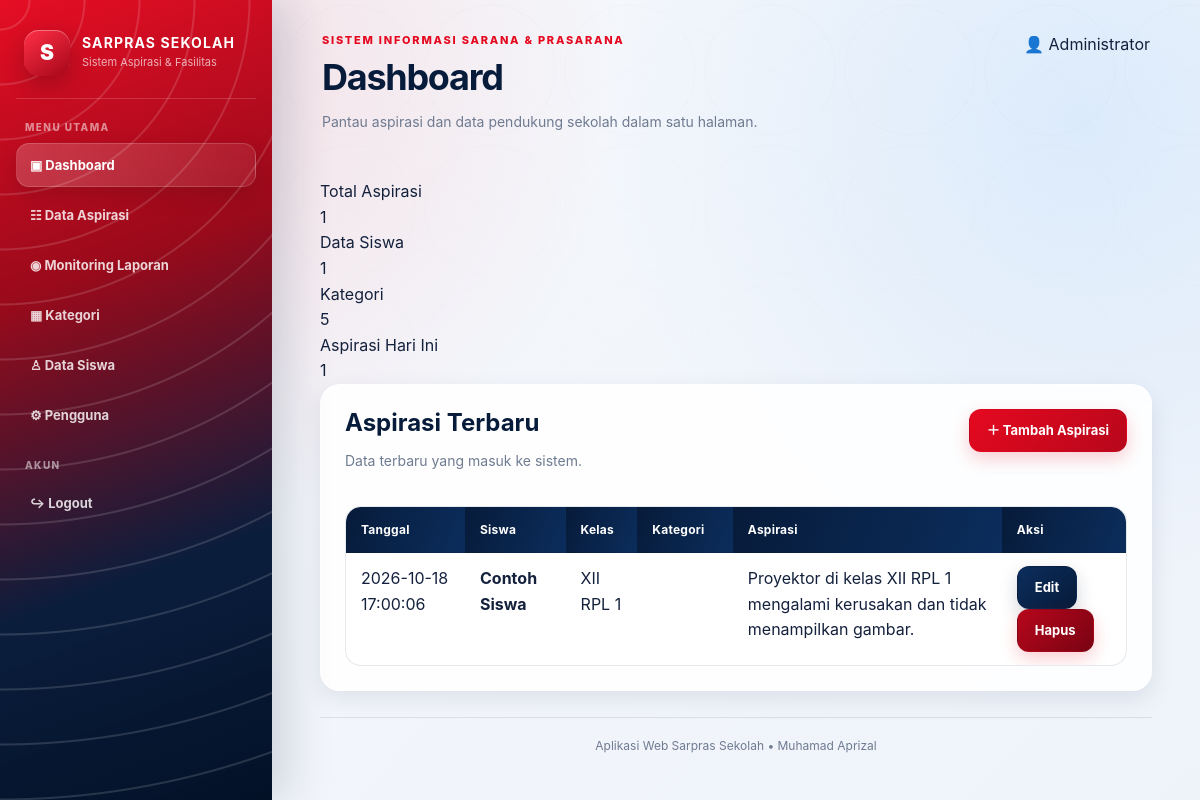
/index.php (signed in), run on the app's committed database.
### tables this page shows
CREATE TABLE `id_aspirasi` (
    `id_aspirasi` INT AUTO_INCREMENT PRIMARY KEY,
    `tanggal` DATETIME NOT NULL,
    `id_siswa` INT NOT NULL,
    `kategori` VARCHAR(100) NOT NULL,
    `isi_aspirasi` TEXT NOT NULL,
    `status` ENUM('Menunggu','Diproses','Selesai','Ditolak') NOT NULL DEFAULT 'Menunggu',
    CONSTRAINT `fk_aspirasi_siswa`
        FOREIGN KEY (`id_siswa`) REFERENCES `siswa`(`id_siswa`)
        ON UPDATE CASCADE ON DELETE CASCADE,
    INDEX (`id_siswa`),
    INDEX (`status`)
);

CREATE TABLE `siswa` (
    `id_siswa` INT AUTO_INCREMENT PRIMARY KEY,
    `nisn` VARCHAR(20) NOT NULL UNIQUE,
    `nama_siswa` VARCHAR(100) NOT NULL,
    `kelas` VARCHAR(30) NOT NULL,
    `jurusan` VARCHAR(100) NOT NULL,
    `alamat` TEXT NULL,
    `password` VARCHAR(255) NOT NULL,
    `created_at` TIMESTAMP DEFAULT CURRENT_TIMESTAMP
);

### index.php (the view, shortened to what this page needs)
<?php
include "conection.php";
function total($conn,$table) {
    $r =$conn->query("SELECT COUNT(*) c FROM `$table`");
    return $r ? (int)$r->fetch_assoc()['c'] : 0;
}
$asp = total($conn, 'id_aspirasi');
$sis = total($conn, 'siswa');
$kat = total($conn, 'kategori');
$today_query =$conn->query("SELECT COUNT(*) c FROM id_aspirasi WHERE DATE(tanggal) = CURDATE()");
$today =$today_query->fetch_assoc()['c'];
$recent =$conn->query("
    SELECT a.id_aspirasi, a.tanggal, a.kategori, a.isi_aspirasi, s.nama_siswa, s.kelas
    FROM id_aspirasi a
    JOIN siswa s ON s.id_siswa = a.id_siswa
    ORDER BY a.id_aspirasi DESC
    LIMIT 6
");
?>
<!doctype html>
<html lang="id">
<head>
    <link rel="stylesheet" href="./data.css?v=spiderman2026">
</head>
<body>
    <div class="app">
        <?php include "header.php"; ?>
        <div class="topbar">
            <div>
                <p class="eyebrow">SISTEM INFORMASI SARANA & PRASARANA</p>
                <h1>Dashboard</h1>
                <p class="subtitle">Pantau aspirasi dan data pendukung sekolah dalam satu halaman.</p>
            </div>
            <div class="userbox">
                👤 <?= htmlspecialchars($_SESSION['nama_lengkap'] ?? $_SESSION['username'] ?? 'Admin') ?>
            </div>
        </div>
        <div class="grid">
            <div class="stat">
                <div class="label">Total Aspirasi</div>
                <div class="num"><?= $asp ?></div>
            </div>
            <div class="stat">
                <div class="label">Data Siswa</div>
                <div class="num"><?= $sis ?></div>
            </div>
            <div class="stat">
                <div class="label">Kategori</div>
                <div class="num"><?= $kat ?></div>
            </div>
            <div class="stat">
                <div class="label">Aspirasi Hari Ini</div>
                <div class="num"><?= $today ?></div>
            </div>
        </div>
        <div class="card">
            <div class="card-head">
                <div>
                    <h2>Aspirasi Terbaru</h2>
                    <p class="subtitle">Data terbaru yang masuk ke sistem.</p>
                </div>
                <a class="btn btn-primary" href="tambah.php">＋ Tambah Aspirasi</a>
            </div>
            <div class="table-wrap">
                <table>
                    <thead>
                        <tr>
                            <th>Tanggal</th>
                            <th>Siswa</th>
                            <th>Kelas</th>
                            <th>Kategori</th>
                            <th>Aspirasi</th>
                            <th>Aksi</th>
                        </tr>
                    </thead>
                    <tbody>
                        <?php if ($recent &&$recent->num_rows): ?>
                            <?php while ($r =$recent->fetch_assoc()): ?>
                                <tr>
                                    <td><?= htmlspecialchars($r['tanggal']) ?></td>
                                    <td><b><?= htmlspecialchars($r['nama_siswa']) ?></b></td>
                                    <td><?= htmlspecialchars($r['kelas']) ?></td>
                                    <td><span class="badge"><?= htmlspecialchars($r['kategori']) ?></span></td>
                                    <td><?= nl2br(htmlspecialchars($r['isi_aspirasi'])) ?></td>
                                    <td>
                                        <a class="btn-edit" href="edit.php?id=<?= $r['id_aspirasi'] ?>">Edit</a>
                                        <a class="btn-hapus" href="hapus.php?id=<?= $r['id_aspirasi'] ?>" onclick="return confirm('Hapus aspirasi ini?')">Hapus</a>
                                    </td>
                                </tr>
                            <?php endwhile; ?>
                        <?php else: ?>
                            <tr>
                                <td colspan="6" class="empty">Belum ada aspirasi.</td>
                            </tr>
                        <?php endif; ?>
                    </tbody>
                </table>
            </div>
        </div>
        <?php include "footer.php"; ?>
    </div>
</body>
</html>

### data.css (style rules this page uses)
:root { --sp-red:#e50920; --sp-red-dark:#a70718; --sp-blue:#071b3a; --sp-blue-2:#0b2d5c; --sp-cyan:#1d8cff; --ink:#14213d; --muted:#6f7b91; --surface:rgba(255,255,255,.88); --surface-solid:#ffffff; --line:rgba(20,33,61,.10); --shadow:0 18px 50px rgba(7,27,58,.12); --shadow-soft:0 8px 24px rgba(7,27,58,.09); --radius:20px; --ease:cubic-bezier(.22,1,.36,1); }
*, *::before, *::after { box-sizing:border-box; }
html { scroll-behavior:smooth; }
body { margin:0; min-height:100vh; color:var(--ink); font-family:Inter,ui-sans-serif,system-ui,-apple-system,BlinkMacSystemFont,"Segoe UI",sans-serif; line-height:1.6; background: radial-gradient(circle at 15% 10%,rgba(229,9,32,.10),transparent 28rem), radial-gradient(circle at 90% 15%,rgba(29,140,255,.10),transparent 30rem), linear-gradient(135deg,#f7f9fc 0%,#eef3fa 100%); overflow-x:hidden; }
body::before { content:""; position:fixed; inset:0; z-index:-1; pointer-events:none; opacity:.34; background-image: radial-gradient(circle at center,transparent 0 4rem,rgba(7,27,58,.045) 4.05rem 4.08rem,transparent 4.12rem 7rem), linear-gradient(30deg,transparent 49.5%,rgba(7,27,58,.035) 50%,transparent 50.5%), linear-gradient(-30deg,transparent 49.5%,rgba(7,27,58,.035) 50%,transparent 50.5%); background-size:140px 140px; mask-image:linear-gradient(to bottom,black,transparent 85%); }
a { color:var(--sp-blue-2); transition:color .22s var(--ease),opacity .22s var(--ease); }
button, .btn, input[type="submit"] { -webkit-tap-highlight-color:transparent; }
.app { min-height:100vh; }
h1,h2,h3 { color:var(--sp-blue); line-height:1.2; margin:0 0 12px; }
h1 { font-size:clamp(25px,3vw,38px); letter-spacing:-.035em; }
h2 { font-size:clamp(19px,2vw,26px); }
p { margin-top:0; }
.eyebrow { margin:0 0 6px; color:var(--sp-red); font-size:11px; font-weight:850; letter-spacing:.16em; }
.subtitle { color:var(--muted); font-size:14px; }
.card, .panel, .form-card { background:var(--surface); border:1px solid rgba(255,255,255,.85); border-radius:var(--radius); box-shadow:var(--shadow-soft); backdrop-filter:blur(16px); }
.card, .panel { padding:24px; margin-bottom:20px; }
.card-head, .topbar { display:flex; align-items:flex-start; justify-content:space-between; gap:18px; margin-bottom:20px; }
.topbar { padding:4px 2px 12px; }
.table-wrap { width:100%; overflow:auto; border:1px solid var(--line); border-radius:16px; background:#fff; -webkit-overflow-scrolling:touch; }
table { width:100%; min-width:720px; border-collapse:separate; border-spacing:0; margin:0; }
th, td { padding:13px 15px; text-align:left; border-bottom:1px solid var(--line); vertical-align:top; }
th { position:sticky; top:0; z-index:2; color:#fff; background:linear-gradient(110deg,var(--sp-blue),var(--sp-blue-2)); font-size:12px; font-weight:750; letter-spacing:.02em; }
th:first-child { border-radius:14px 0 0 0; }
th:last-child { border-radius:0 14px 0 0; }
tbody tr { transition:background .2s var(--ease),transform .2s var(--ease); }
tbody tr:last-child td { border-bottom:0; }
.btn, button, input[type="submit"], .btn-edit, .btn-hapus { display:inline-flex; align-items:center; justify-content:center; min-height:42px; gap:7px; padding:10px 17px; border:1px solid transparent; border-radius:12px; color:#fff; background:linear-gradient(135deg,var(--sp-red),#b7071b); box-shadow:0 7px 18px rgba(229,9,32,.20); cursor:pointer; text-decoration:none; font-size:13px; font-weight:750; transition:transform .24s var(--ease),box-shadow .24s var(--ease),filter .24s var(--ease),background .24s var(--ease); }
.btn-primary { background:linear-gradient(135deg,var(--sp-red),#b7071b); }
.btn-danger, .btn-hapus { background:linear-gradient(135deg,#b7071b,#790313); }
.btn-edit { background:linear-gradient(135deg,var(--sp-blue-2),var(--sp-blue)); box-shadow:0 7px 18px rgba(7,27,58,.18); }
.badge, .status { display:inline-flex; align-items:center; justify-content:center; width:max-content; max-width:100%; padding:5px 10px; border-radius:999px; color:#fff; font-size:11px; font-weight:800; white-space:nowrap; }

### data on the page
id_aspirasi: tanggal "2026-10-18 17:00:06", id_siswa.nama_siswa "Contoh Siswa", id_siswa.kelas "XII RPL 1", isi_aspirasi "Proyektor di kelas XII RPL 1 mengalami kerusakan dan tidak menampilkan gambar."

### other printed values
$_SESSION['nama_lengkap'] "Administrator"
$asp "1"
$sis "1"
$kat "5"
$today "1"
